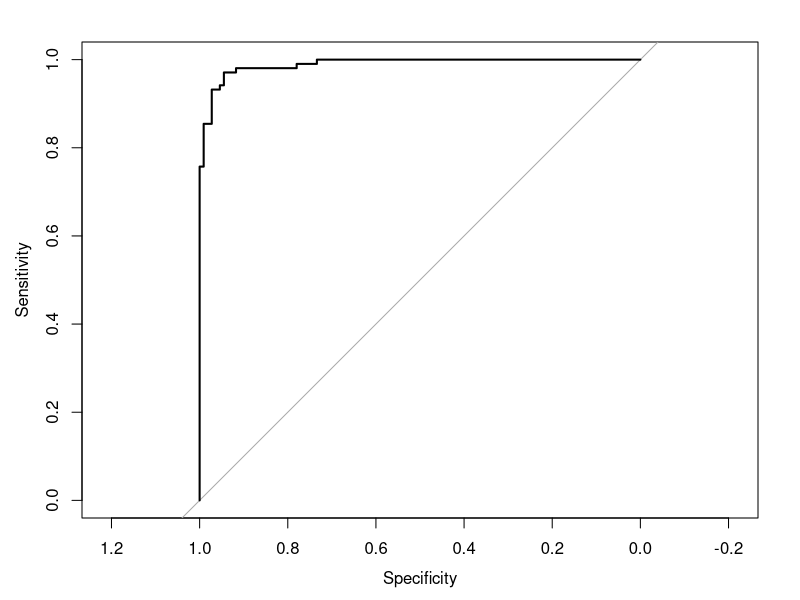

Write R code to recreate this figure. (Note: this script raises an error after producing the figure.)
setwd("/Users/yang/Documents/course/stat452/2023 fall - Owen G. Ward/project 1 &2/project 2")
vehdata <- read.csv("vehicle.csv")
head(vehdata)

vehdata$class = factor(vehdata$class, labels=c("small", "small","large","large" )) 
summary(vehdata$class)

  

set.seed(46685326, kind="Mersenne-Twister")
perm <- sample(x=nrow(vehdata)) 
set1 <- vehdata[which(perm <= 3*nrow(vehdata)/4), ] 
set2 <- vehdata[which(perm > 3*nrow(vehdata)/4) , ]


rescale <- function(x1, x2) {
  for (col in 1:ncol(x1)) {
    a <- min(x2[, col])
    b <- max(x2[, col])
    x1[, col] <- (x1[, col] - a) / (b - a)
  }
  x1
}

# multinom uses a formula, so need to keep data in data.frame

# Creating training and test X matrices, then scaling them.

set1.rescale <- data.frame(cbind(rescale(set1[, -19], set1[, -19]), 
                                 class = set1$class))
set2.rescale <- data.frame(cbind(rescale(set2[, -19], set1[, -19]), 
                                 class = set2$class))


library(nnet) 

mod.fit <- multinom(
  data = set1.rescale, formula = class ~ .,
  trace = TRUE
)

# Misclassification Errors
pred.class.1 <- predict(mod.fit,newdata = set1.rescale,type = "class")
pred.class.2 <- predict(mod.fit,newdata = set2.rescale,type = "class")

(mul.misclass.train <- mean(ifelse(pred.class.1 == set1$class, yes = 0, no = 1)))
(mul.misclass.test <- mean(ifelse(pred.class.2 == set2$class, yes = 0, no = 1)))
# Test set confusion matrix
table(set2$class, pred.class.2, dnn = c("Obs", "Pred"))


library(caTools)
library(pROC)

test_prob = predict(mod.fit, set2.rescale, type = "probs")
test_prob
par(mfrow=c(1,1))

test_roc = roc(set2$class, test_prob,  smoothed = TRUE)
plot(test_roc)
as.numeric(test_roc$auc)





fit.logistic <- glm(formula = factor(class) ~ ., family = binomial(link="logit"), data = set1.rescale )
test_prob = predict(fit.logistic, set2.rescale, type = "probs")
test_prob
par(mfrow=c(1,1))
test_roc = roc(set2$class, test_prob,  smoothed = TRUE)
plot(test_roc)
as.numeric(test_roc$auc)
